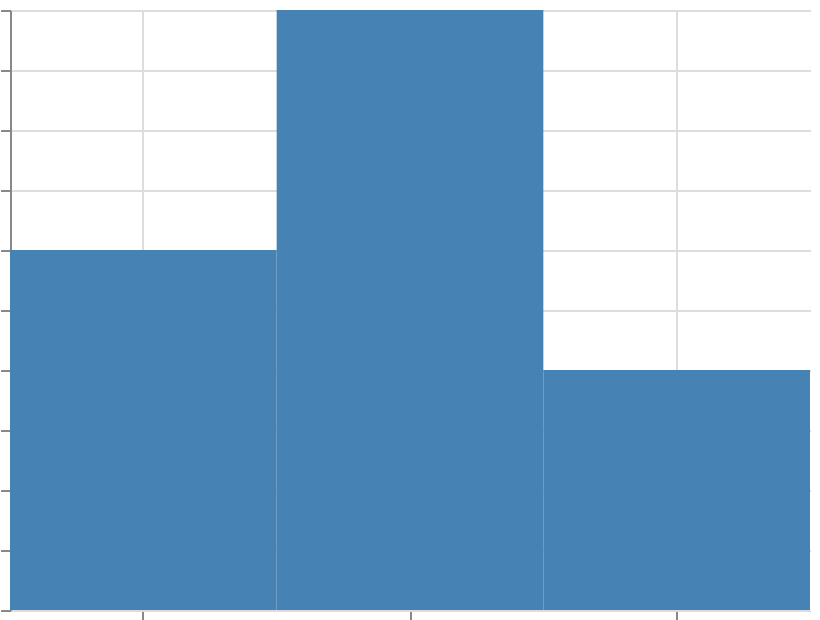

Express this chart as Vega-Lite.
### Vega specification from a JSON file in a GitHub repository (floating-point values rounded to 4 significant figures)
{"$schema": "https://vega.github.io/schema/vega/v6.json", "width": 400, "height": 300, "padding": 5, "autosize": "none", "data": [{"name": "table", "values": [{"cat": "A", "val": 3}, {"cat": "B", "val": 5}, {"cat": "C", "val": 2}]}], "scales": [{"name": "x", "type": "band", "domain": {"data": "table", "field": "cat", "sort": true}, "range": "width"}, {"name": "y", "type": "linear", "domain": {"data": "table", "field": "val"}, "range": [{"signal": "height"}, 0], "zero": true, "nice": true}], "marks": [{"type": "rect", "from": {"data": "table"}, "encode": {"update": {"x": {"scale": "x", "field": "cat"}, "width": {"scale": "x", "band": 1}, "y": {"scale": "y", "field": "val"}, "y2": {"scale": "y", "value": 0}, "fill": {"value": "steelblue"}, "clip": {"value": true}}}}], "axes": [{"scale": "x", "orient": "bottom", "grid": true, "labels": false}, {"scale": "y", "orient": "left", "grid": true, "labels": false}]}
